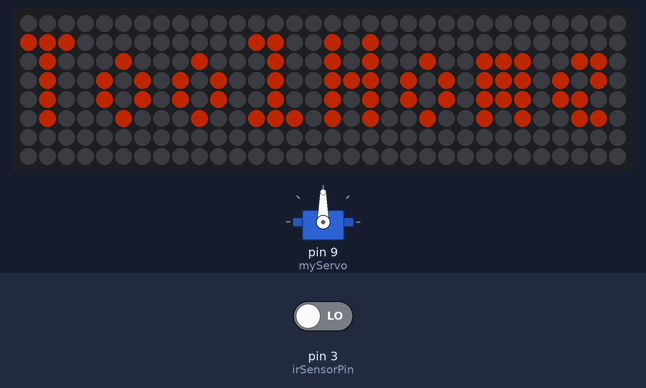
Bench run of a sketch on a simulated Arduino Uno, built with avr-gcc and run on an emulated ATmega328P. Shown: servo, 32×8 RGB LED matrix (first LED top left, wired row by row). Inputs (shaded band) come from the test bench; at power-on: pin 3 (irSensorPin) LOW. Dim RGB values are drawn brighter than linear.

Above: at 2.9 s.
3.0 s: pin 3 (irSensorPin) driven HIGH
At 3.36 s:
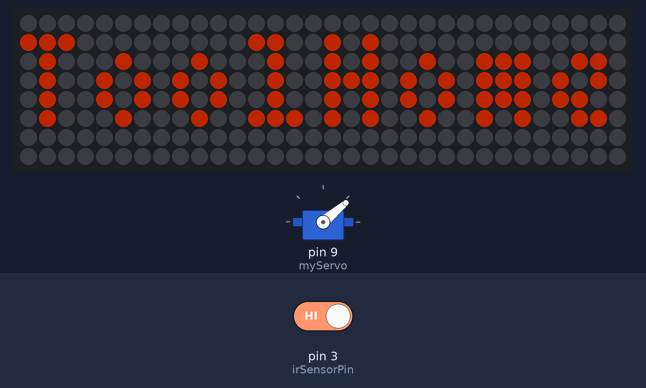
At 3.96 s:
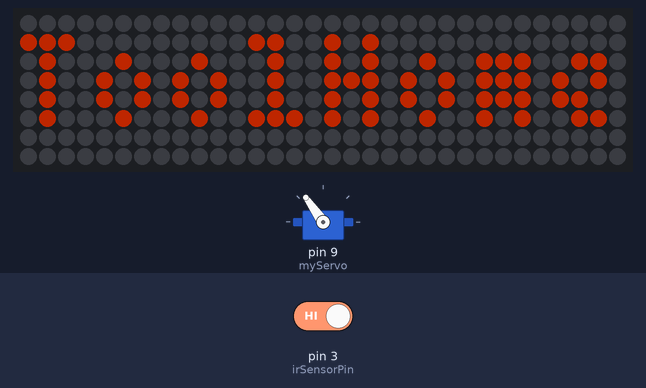
Timing chart, 0 to 8.0 s (numbered marks = the images above; inputs shaded):
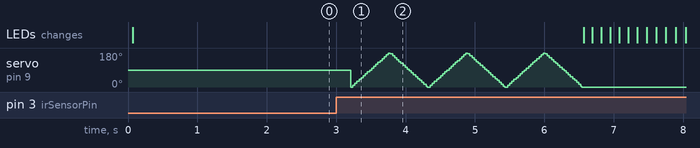

The sketch:

LED_DISPLAY___WAVE.ino
```cpp
#include <Adafruit_GFX.h>
#include <FastLED.h>
#include <FastLED_NeoMatrix.h>
#include <Fonts/TomThumb.h>
#include <Servo.h>

String wenben;
volatile int changdu;

CRGB leds[256];
FastLED_NeoMatrix *matrix;
uint8_t colorW = 80;
const int irSensorPin = 3; // 红外传感器连接到数字引脚3
bool isPersonDetected = false; // 检测到人的状态
bool actionPerformed = false; // 是否已执行动作
Servo myServo;

void initMatrix() {
  matrix = new FastLED_NeoMatrix(leds, 32, 8, NEO_MATRIX_TOP + NEO_MATRIX_LEFT + NEO_MATRIX_COLUMNS + NEO_MATRIX_ZIGZAG);
  FastLED.addLeds<NEOPIXEL, 2>(leds, 256).setCorrection(TypicalLEDStrip);
  matrix->begin();
  matrix->setTextWrap(false);
  matrix->setBrightness(colorW);
  matrix->setFont(&TomThumb);
}

void setup() {
  initMatrix();
  wenben = "Welcome to Tool Home";
  changdu = String(wenben).length();
  Serial.begin(9600);

  pinMode(irSensorPin, INPUT); // 设置红外传感器引脚为输入
  myServo.attach(9); // 舵机连接到数字引脚9
}

void loop() {
  isPersonDetected = digitalRead(irSensorPin); // 读取红外传感器状态

  if (isPersonDetected && !actionPerformed) {
    // 如果检测到人且动作尚未执行
    actionPerformed = true; // 标记动作已执行

    // 执行舵机动作
    unsigned long startTime = millis();
    while (millis() - startTime < 3000) { // 持续3秒
    for (int pos = 0; pos <= 180; pos += 5) {
      myServo.write(pos);
      delay(15);
    }
    for (int pos = 180; pos >= 0; pos -= 5) {
      myServo.write(pos);
      delay(15);
    }
    }

    // 显示滚动文本
    for (int i = 32; i >= (-52 - changdu); i--) {
      matrix->clear();
      matrix->setTextColor(matrix->Color(254,132,1));
      matrix->setCursor(i, 6);
      matrix->print(wenben);
      matrix->show();
      delay(100);
    }

  } else if (!isPersonDetected) {
    // 如果没有检测到人，重置动作标志并显示固定文本
    actionPerformed = false; // 重置动作标志
    matrix->clear();
    matrix->setTextColor(matrix->Color(254,132,1));
    matrix->setCursor(0, 6);
    matrix->print("ToolHome");
    matrix->show();
    delay(1000);
  }
}
```
